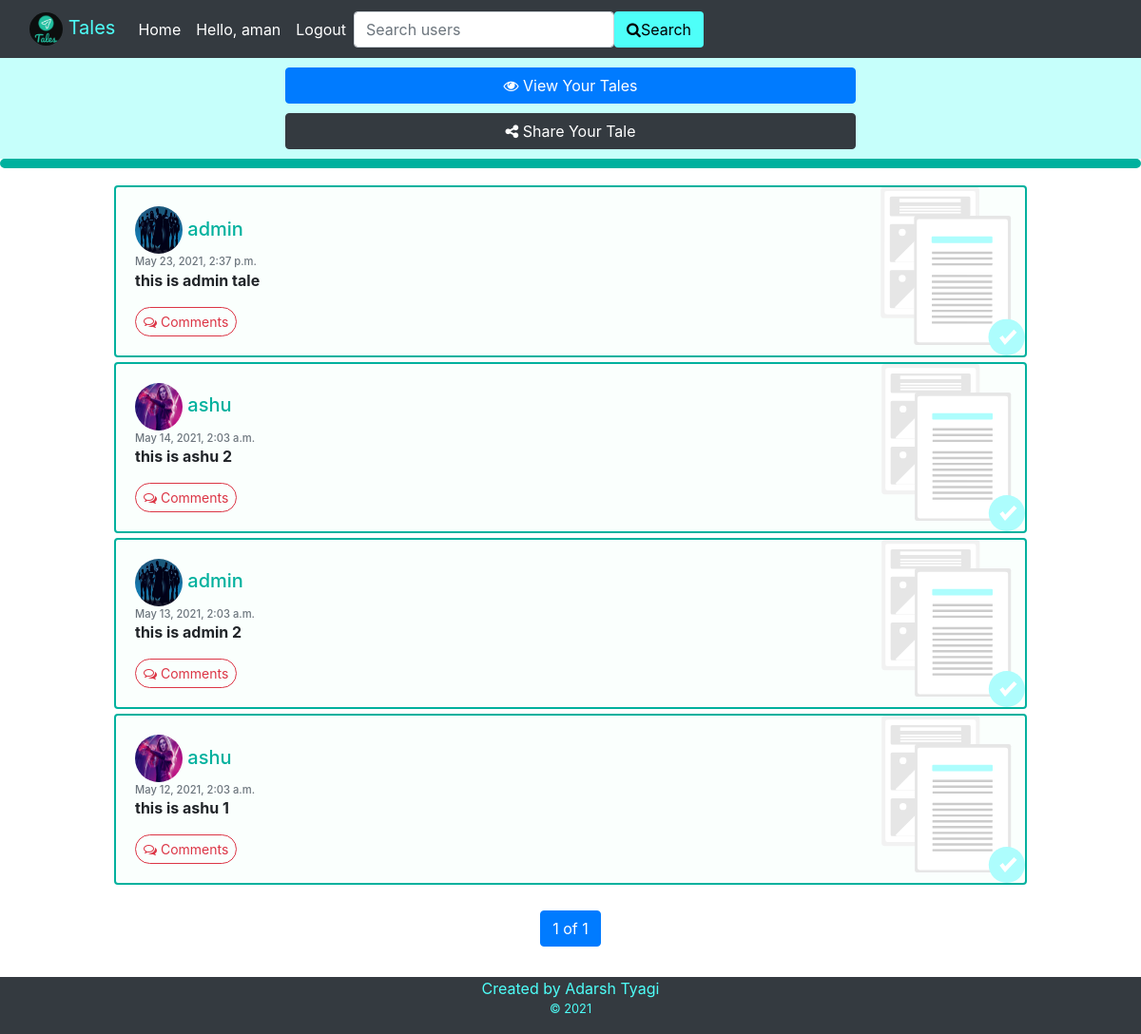
Screenshot of / (signed in) with the database file from the repository.
### main/models.py (models this page shows, shortened)
class Post(models.Model):
    message = models.TextField()
    date = models.DateTimeField(default=datetime.now())
    user = models.ForeignKey(User, on_delete=models.CASCADE)

class Profile(models.Model):
    user = models.OneToOneField(User, on_delete=models.CASCADE)
    image = models.ImageField(default='default.jpg', upload_to="profile_pics/")
    status = models.TextField()

### main/views.py (the view)
# urls.py: path('', views.home, name="home"),
def home(request):
    posts = Post.objects.all().order_by('-date')
    paginator = Paginator(posts, 20)
    page_number = request.GET.get('page')
    page_obj = paginator.get_page(page_number)
    return render(request, 'main/home.html', {'posts': posts, 'count': len(posts), 'page_obj': page_obj})

### main/templates/main/home.html (shortened to what this page needs)
{% extends 'main/base.html' %}
{% load static %}
{% block content %}
{% if user.is_authenticated %}
<div style="display: flex; flex-direction: column; justify-content: space-around; align-items: center; margin: 0; background-color: #C6FFFB">
<a style="width: 50%; margin: 5px 0; margin-top: 10px" class="btn btn-primary" href="/userpost"><i class="fa fa-eye"></i> View Your Tales</a>
<a style="width: 50%; margin: 5px 0; margin-bottom: 10px" class="btn btn-dark" href="/write"><i class="fa fa-share-alt"></i> Share Your Tale</a>
</div>
<hr style="border: 5px solid #00B19E; border-radius: 5px; margin: 0">
<div class="posts">
{% if count > 0 %}
{% for post in page_obj %}
<div class="card eachpost">
    <div class="card-body">
    {% if user.username == post.user.username %}
    <h5><img src="{{post.user.profile.image.url}}" alt="user photo" width="50px" height="50px" style="border-radius: 50%;"> {{post.user}}</h5>
    {% else %}
    <h5><a href="/profile/{{post.user}}" style="text-decoration: none; color: #00B19E"><img src="{{post.user.profile.image.url}}" alt="user photo"  width="50px" height="50px" style="border-radius: 50%;"> {{post.user}}</a></h5>
    {% endif %}
    <h6 class="card-subtitle text-muted" style="font-size: 0.7rem;">{{post.date}}</h6>
    <p class="card-text" style="font-weight: bold; font-size: 1 rem">{{post.message}}</p>
    <a class="btn rounded-pill btn-outline-danger btn-sm" href="/comments/{{post.id}}"><i class="fa fa-comments-o"></i> Comments</a>
    </div>
</div>
{% endfor %}
{% endif %}
<br>
<div>
<ul class="pagination">
<li class="page-item active"><span class="page-link">{{page_obj.number}} of {{page_obj.paginator.num_pages}}</span></li>
</ul>
</div>
</div>
{% endif %}
{% endblock %}

### main/templates/main/base.html (shortened to what this page needs)
{% load static %}
<!DOCTYPE html>
<html>
  <head>
    <link
      rel="stylesheet"
      href="https://stackpath.bootstrapcdn.com/bootstrap/4.3.1/css/bootstrap.min.css"
    />
    <link
      rel="stylesheet"
      href="https://maxcdn.bootstrapcdn.com/font-awesome/4.3.0/css/font-awesome.min.css"
    />
  </head>
  <body>
    <div style="min-height: 100%; position: relative;">
    <nav class="navbar sticky-top navbar-expand-lg navbar-dark bg-dark">
      <div class="container-fluid">
        <a class="navbar-brand" href="/" style="color: #4EFFF9; "
          ><img
            src="{% static 'main/logo.png' %}"
            class="d-inline-block"
            width="35px"
            height="35px"
            style="border-radius: 50%;"
          /> Tales</a>
        <div class="collapse navbar-collapse" id="navbarTogglerDemo02">
          {% if user.is_authenticated %}
          <ul class="navbar-nav me-auto mb-2 mb-lg-0">
            <li class="nav-item">
              <a class="nav-link active" aria-current="page" href="/">Home</a>
            </li>
            <li class="nav-item">
              <a class="nav-link active" href="/profile"
                >Hello, {{request.user.username}}</a
              >
            </li>
            <li class="nav-item">
              <a class="nav-link active" href="/logout">Logout</a>
            </li>
          </ul>
          {% endif %}
          {% if user.is_authenticated %}
        <form class="d-flex">
          <input class="form-control me-2" id="search" name="search" type="search" placeholder="Search users" aria-label="Search" required>
          <a class="btn search" id="anchor" href="/search_user/" onclick="myFunc()"><i class="fa fa-search"></i> Search</a>
        </form>
        {% endif %}
        </div>
      </div>
    </nav>
    <div style="padding-bottom: 60px;">
    {% block content %}
    {% endblock %}
    </div>
    <div class="navbar-dark bg-dark" style="position: absolute; bottom: 0; width: 100%; height: 60px; display: flex; flex-direction: column; align-items: center; justify-content: flex-start; color: #4EFFF9;">
    <p style="margin: 0 auto;">Created by Adarsh Tyagi</p>
    <small>&copy; 2021</small>
    </div>
    </div>
  </body>
</html>

### main/templates/main/base.html (style rules this page uses)
* { box-sizing: border-box; margin: 0; padding: 0; }
html, body { height: 100%; }
.search { background-color: #4EFFF9; color: black; display: flex; align-items: center; justify-content: space-evenly; }
.posts { margin: 1rem 0; background: white; display: flex; flex-direction: column; align-items: center; }
.eachpost { background-image: url("../../static/main/post.svg"); background-position: right; background-size: contain; background-repeat: no-repeat; width: 80%; margin: 0.15rem 0; border: 2px solid #00B19E; background-color: #FAFFFD }

### rows the page displays
Post: user.profile.image (picture), user "admin", date "May 23, 2021, 2:37 p.m.", message "this is admin tale"
Post: user.profile.image (picture), user "ashu", date "May 14, 2021, 2:03 a.m.", message "this is ashu 2"
Post: user.profile.image (picture), user "admin", date "May 13, 2021, 2:03 a.m.", message "this is admin 2"
Post: user.profile.image (picture), user "ashu", date "May 12, 2021, 2:03 a.m.", message "this is ashu 1"

### other values shown
{{ request.user.username }} "aman"
{{ page_obj.number }} "1"
{{ page_obj.paginator.num_pages }} "1"
